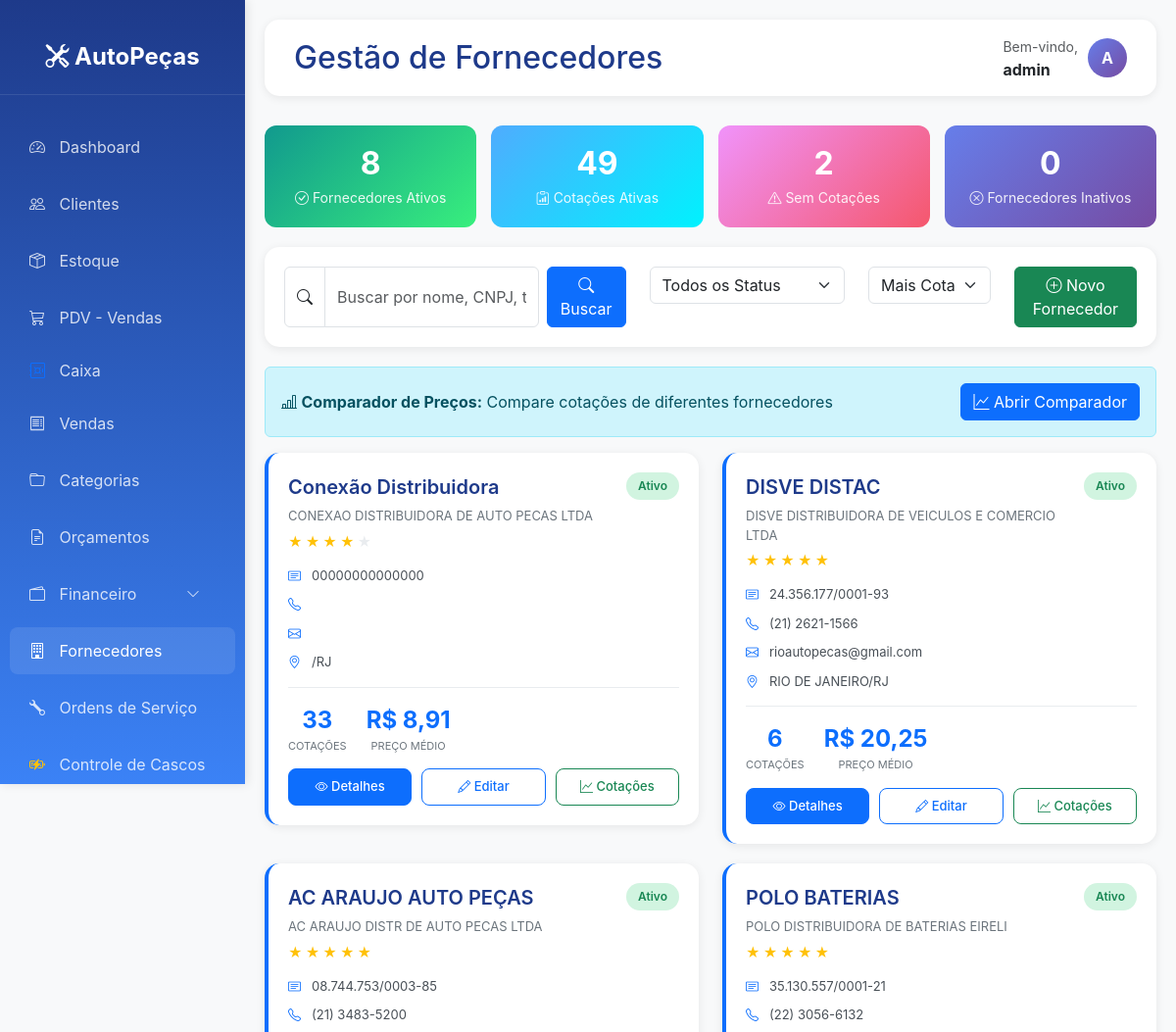
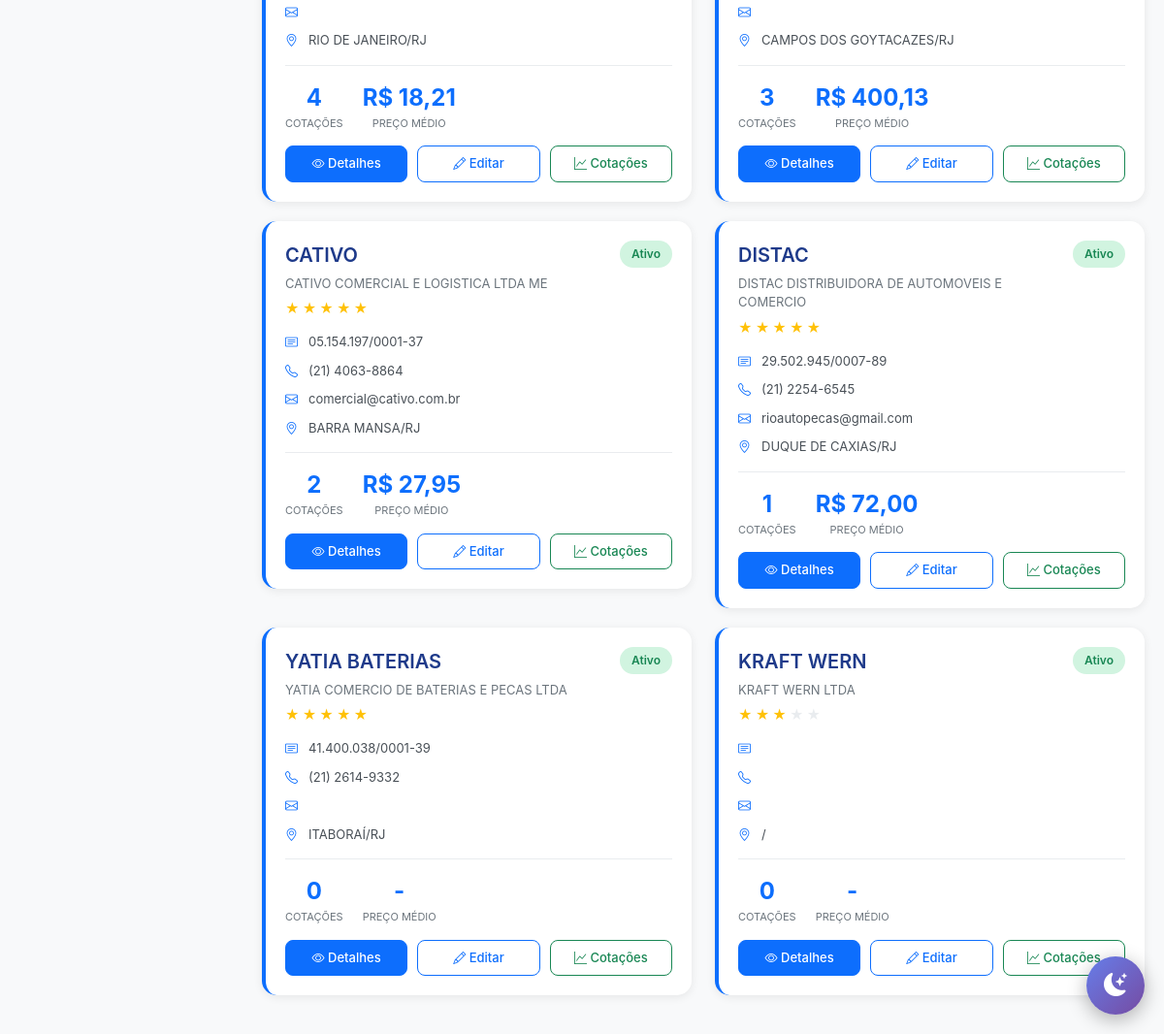
Page /fornecedores/ (signed in) on the committed database (2 pictures, top to bottom).
### estoque/models.py (models this page shows, shortened)
class Fornecedor(models.Model):
    nome_fantasia = models.CharField(max_length=100, verbose_name='Nome Fantasia')
    razao_social = models.CharField(max_length=200, blank=True, null=True, verbose_name='Razão Social')
    cnpj = models.CharField(max_length=18, blank=True, null=True, verbose_name='CNPJ')
    inscricao_estadual = models.CharField(max_length=20, blank=True, null=True, verbose_name='Inscrição Estadual')
    telefone = models.CharField(max_length=20, blank=True, null=True, verbose_name='Telefone')
    celular = models.CharField(max_length=20, blank=True, null=True, verbose_name='Celular')
    email = models.EmailField(blank=True, null=True, verbose_name='Email')
    site = models.URLField(blank=True, null=True, verbose_name='Site')
    contato_principal = models.CharField(max_length=100, blank=True, null=True, verbose_name='Contato Principal')
    cep = models.CharField(max_length=9, blank=True, null=True, verbose_name='CEP')
    logradouro = models.CharField(max_length=200, blank=True, null=True, verbose_name='Logradouro')
    numero = models.CharField(max_length=10, blank=True, null=True, verbose_name='Número')
    complemento = models.CharField(max_length=100, blank=True, null=True, verbose_name='Complemento')
    bairro = models.CharField(max_length=100, blank=True, null=True, verbose_name='Bairro')
    cidade = models.CharField(max_length=100, blank=True, null=True, verbose_name='Cidade')
    estado = models.CharField(max_length=2, blank=True, null=True, verbose_name='Estado')
    FORMA_PAGAMENTO_CHOICES = [
        ('AVISTA', 'À Vista'),
        ('7DD', '7 Dias'),
        ('14DD', '14 Dias'),
        ('21DD', '21 Dias'),
        ('28DD', '28 Dias'),
        ('30DD', '30 Dias'),
        ('60DD', '60 Dias'),
        ('90DD', '90 Dias'),
        ('OUTROS', 'Outros'),
    ]
    forma_pagamento_padrao = models.CharField(
        max_length=10,
        choices=FORMA_PAGAMENTO_CHOICES,
        default='30DD',
        verbose_name='Forma Pagamento Padrão'
    )
    prazo_entrega_dias = models.IntegerField(default=0, verbose_name='Prazo de Entrega (dias)')
    pedido_minimo = models.DecimalField(max_digits=10, decimal_places=2, default=0, verbose_name='Pedido Mínimo')
    frete_gratis_acima = models.DecimalField(
        max_digits=10,
        decimal_places=2,
        default=0,
        blank=True,
        null=True,
        verbose_name='Frete Grátis Acima de'
    )
    banco = models.CharField(max_length=100, blank=True, null=True, verbose_name='Banco')
    agencia = models.CharField(max_length=20, blank=True, null=True, verbose_name='Agência')
    conta = models.CharField(max_length=20, blank=True, null=True, verbose_name='Conta')
    pix = models.CharField(max_length=100, blank=True, null=True, verbose_name='Chave PIX')
    CLASSIFICACAO_CHOICES = [
        (5, '⭐⭐⭐⭐⭐ Excelente'),
        (4, '⭐⭐⭐⭐ Muito Bom'),
        (3, '⭐⭐⭐ Bom'),
        (2, '⭐⭐ Regular'),
        (1, '⭐ Ruim'),
    ]
    classificacao = models.IntegerField(
        choices=CLASSIFICACAO_CHOICES,
        default=3,
        verbose_name='Classificação'
    )
    observacoes = models.TextField(blank=True, null=True, verbose_name='Observações')
    ativo = models.BooleanField(default=True, verbose_name='Ativo')
    data_cadastro = models.DateTimeField(auto_now_add=True, verbose_name='Data de Cadastro')
    data_atualizacao = models.DateTimeField(auto_now=True, verbose_name='Última Atualização')
    class Meta:
        verbose_name = 'Fornecedor'
        verbose_name_plural = 'Fornecedores'
        ordering = ['nome_fantasia']

### core/views.py (the view)
# urls.py: path('fornecedores/', core_views.lista_fornecedores, name='lista_fornecedores'),
@login_required
def lista_fornecedores(request):
    busca = request.GET.get('busca', '')
    filtro_ativo = request.GET.get('ativo', '')
    fornecedores = Fornecedor.objects.annotate(
        total_cotacoes=Count('cotacoes'),
        media_preco=Avg('cotacoes__preco_unitario')
    )
    if busca:
        fornecedores = busca_fuzzy(fornecedores, ['nome_fantasia', 'razao_social', 'cnpj', 'telefone', 'email'], busca)
    if filtro_ativo == 'sim':
        fornecedores = fornecedores.filter(ativo=True)
    elif filtro_ativo == 'nao':
        fornecedores = fornecedores.filter(ativo=False)
    ordem = request.GET.get('ordem', '-total_cotacoes')
    fornecedores = fornecedores.order_by(ordem)
    paginator = Paginator(fornecedores, 12)
    page = request.GET.get('page', 1)
    fornecedores_page = paginator.get_page(page)
    stats = {
        'total_fornecedores': Fornecedor.objects.filter(ativo=True).count(),
        'total_inativos': Fornecedor.objects.filter(ativo=False).count(),
        'total_cotacoes': CotacaoFornecedor.objects.filter(ativo=True).count(),
        'fornecedores_sem_cotacao': Fornecedor.objects.annotate(
            num_cotacoes=Count('cotacoes')
        ).filter(num_cotacoes=0, ativo=True).count(),
    }
    context = {
        'fornecedores': fornecedores_page,
        'stats': stats,
        'busca': busca,
        'filtro_ativo': filtro_ativo,
        'ordem': ordem,
    }
    return render(request, 'fornecedores/lista_fornecedores.html', context)

### templates/fornecedores/lista_fornecedores.html (shortened to what this page needs)
{% extends 'base.html' %}
{% block page_title %}Gestão de Fornecedores{% endblock %}
{% block content %}
<div class="stats-grid">
    <div class="stat-box success">
        <h3>{{ stats.total_fornecedores }}</h3>
        <p><i class="bi bi-check-circle"></i> Fornecedores Ativos</p>
    </div>
    <div class="stat-box info">
        <h3>{{ stats.total_cotacoes }}</h3>
        <p><i class="bi bi-clipboard-data"></i> Cotações Ativas</p>
    </div>
    <div class="stat-box warning">
        <h3>{{ stats.fornecedores_sem_cotacao }}</h3>
        <p><i class="bi bi-exclamation-triangle"></i> Sem Cotações</p>
    </div>
    <div class="stat-box">
        <h3>{{ stats.total_inativos }}</h3>
        <p><i class="bi bi-x-circle"></i> Fornecedores Inativos</p>
    </div>
</div>
<div class="filtros-section">
    <div class="row">
        <div class="col-md-5">
            <form method="GET" class="d-flex gap-2">
                <div class="input-group">
                    <span class="input-group-text bg-white">
                        <i class="bi bi-search"></i>
                    </span>
                    <input type="text"
                           class="form-control"
                           name="busca"
                           value="{{ busca }}"
                           placeholder="Buscar por nome, CNPJ, telefone ou email...">
                </div>
                <button type="submit" class="btn btn-primary">
                    <i class="bi bi-search"></i> Buscar
                </button>
            </form>
        </div>
        <div class="col-md-3">
            <form method="GET">
                <select class="form-select" name="ativo" onchange="this.form.submit()">
                    <option value="">Todos os Status</option>
                </select>
            </form>
        </div>
        <div class="col-md-2">
            <form method="GET">
                <select class="form-select" name="ordem" onchange="this.form.submit()">
                    <option value="-total_cotacoes" {% if ordem == '-total_cotacoes' %}selected{% endif %}>Mais Cotações</option>
                </select>
            </form>
        </div>
        <div class="col-md-2 text-end">
            <a href="{% url 'adicionar_fornecedor' %}" class="btn btn-success w-100">
                <i class="bi bi-plus-circle"></i> Novo Fornecedor
            </a>
        </div>
    </div>
</div>
<div class="alert alert-info d-flex justify-content-between align-items-center">
    <div>
        <i class="bi bi-bar-chart-line"></i>
        <strong>Comparador de Preços:</strong> Compare cotações de diferentes fornecedores
    </div>
    <a href="{% url 'comparador_precos_fornecedores' %}" class="btn btn-primary">
        <i class="bi bi-graph-up"></i> Abrir Comparador
    </a>
</div>
{% if fornecedores %}
<div class="row">
    {% for fornecedor in fornecedores %}
    <div class="col-md-6">
        <div class="fornecedor-card {% if not fornecedor.ativo %}inativo{% endif %}">
            <div class="fornecedor-header">
                <div>
                    <div class="fornecedor-nome">
                        {{ fornecedor.nome_fantasia }}
                    </div>
                    <div class="fornecedor-razao">
                        {{ fornecedor.razao_social }}
                    </div>
                    <div class="classificacao">
                        {% for i in "12345" %}
                            {% if forloop.counter <= fornecedor.classificacao %}
                                <span class="estrela">★</span>
                            {% else %}
                                <span class="estrela vazia">★</span>
                            {% endif %}
                        {% endfor %}
                    </div>
                </div>
                <span class="status-badge {% if fornecedor.ativo %}ativo{% else %}inativo{% endif %}">
                    {% if fornecedor.ativo %}Ativo{% else %}Inativo{% endif %}
                </span>
            </div>
            <div class="fornecedor-info">
                <div class="info-item">
                    <i class="bi bi-card-text"></i>
                    <span>{{ fornecedor.cnpj }}</span>
                </div>
                <div class="info-item">
                    <i class="bi bi-telephone"></i>
                    <span>{{ fornecedor.telefone }}</span>
                </div>
                <div class="info-item">
                    <i class="bi bi-envelope"></i>
                    <span>{{ fornecedor.email|truncatechars:25 }}</span>
                </div>
                <div class="info-item">
                    <i class="bi bi-geo-alt"></i>
                    <span>{{ fornecedor.cidade }}/{{ fornecedor.estado }}</span>
                </div>
            </div>
            <div class="fornecedor-stats">
                <div class="stat-item">
                    <div class="stat-numero">{{ fornecedor.total_cotacoes }}</div>
                    <div class="stat-label">Cotações</div>
                </div>
                <div class="stat-item">
                    <div class="stat-numero">
                        {% if fornecedor.media_preco %}
                            R$ {{ fornecedor.media_preco|floatformat:2 }}
                        {% else %}
                            -
                        {% endif %}
                    </div>
                    <div class="stat-label">Preço Médio</div>
                </div>
            </div>
            <div class="actions-card">
                <a href="{% url 'detalhes_fornecedor' fornecedor.id %}"
                   class="btn btn-primary btn-action">
                    <i class="bi bi-eye"></i> Detalhes
                </a>
                <a href="{% url 'editar_fornecedor' fornecedor.id %}"
                   class="btn btn-outline-primary btn-action">
                    <i class="bi bi-pencil"></i> Editar
                </a>
                <a href="{% url 'comparador_precos_fornecedores' %}?fornecedor={{ fornecedor.id }}"
                   class="btn btn-outline-success btn-action">
                    <i class="bi bi-graph-up"></i> Cotações
                </a>
            </div>
        </div>
    </div>
    {% endfor %}
</div>
{% endif %}
{% endblock %}

### templates/base.html (shortened to what this page needs)
<!DOCTYPE html>
<html lang="pt-BR">
<head>
    <link href="https://cdn.jsdelivr.net/npm/bootstrap@5.3.0/dist/css/bootstrap.min.css" rel="stylesheet">
    <link rel="stylesheet" href="https://cdn.jsdelivr.net/npm/bootstrap-icons@1.10.0/font/bootstrap-icons.css">
</head>
<body>
    <div class="sidebar">
        <div class="logo">
            <i class="bi bi-tools"></i> AutoPeças
        </div>
        <nav class="nav flex-column mt-4">
            <a class="nav-link {% if request.path == '/' %}active{% endif %}" href="{% url 'dashboard' %}">
                <i class="bi bi-speedometer2"></i> Dashboard
            </a>
            <a class="nav-link {% if 'clientes' in request.path %}active{% endif %}" href="{% url 'lista_clientes' %}">
                <i class="bi bi-people"></i> Clientes
            </a>
            <a class="nav-link {% if 'estoque' in request.path %}active{% endif %}" href="{% url 'lista_estoque' %}">
                <i class="bi bi-box-seam"></i> Estoque
            </a>
            <a class="nav-link {% if 'pdv' in request.path %}active{% endif %}" href="{% url 'pdv' %}">
                <i class="bi bi-cart3"></i> PDV - Vendas
            </a>
            <a class="nav-link py-2" href="{% url 'financeiro:dashboard_caixa' %}">
                <i class="bi bi-safe text-primary"></i> Caixa
            </a>
            <a class="nav-link {% if 'vendas' in request.path %}active{% endif %}" href="{% url 'lista_vendas' %}">
                <i class="bi bi-receipt"></i> Vendas
            </a>
            <a class="nav-link" href="{% url 'lista_categorias' %}">
                <i class="bi bi-folder"></i> Categorias
            </a>
            <a class="nav-link" href="{% url 'lista_orcamentos' %}">
                <i class="bi bi-file-earmark-text"></i> Orçamentos
            </a>
            <a class="nav-link d-flex justify-content-between align-items-center {% if 'financeiro' in request.path %}active{% endif %}"
            data-bs-toggle="collapse" href="#menuFinanceiro" role="button"
            aria-expanded="{% if 'financeiro' in request.path %}true{% else %}false{% endif %}">
                <span><i class="bi bi-wallet2"></i> Financeiro</span>
                <i class="bi bi-chevron-down small"></i>
            </a>
            <a class="nav-link {% if 'fornecedores' in request.path %}active{% endif %}" href="{% url 'lista_fornecedores' %}">
                <i class="bi bi-building"></i> Fornecedores
            </a>
            <a class="nav-link {% if 'ordens-servico' in request.path %}active{% endif %}" href="{% url 'lista_ordens_servico' %}">
                <i class="bi bi-wrench"></i> Ordens de Serviço
            </a>
            <a class="nav-link {% if 'cascos' in request.path %}active{% endif %}" href="{% url 'controle_cascos' %}">
                <i class="bi bi-battery-charging text-warning"></i> Controle de Cascos
            </a>
        </nav>
    </div>
    <div class="main-content">
        <div class="topbar">
            <h2>{% block page_title %}Sistema de Gestão{% endblock %}</h2>
            <div class="user-info">
                <div>
                    <small class="text-muted">Bem-vindo,</small><br>
                    <strong>{{ user.username }}</strong>
                </div>
                <div class="user-avatar">
                    {{ user.username|slice:":1"|upper }}
                </div>
            </div>
        </div>
        {% block content %}{% endblock %}
    </div>
    <button class="theme-toggle" id="theme-toggle" title="Alternar tema">
        <i class="bi bi-moon-stars-fill" id="theme-icon"></i>
    </button>
</body>
</html>

### rows in the picture
Fornecedor: nome_fantasia "Conexão Distribuidora", razao_social "CONEXAO DISTRIBUIDORA DE AUTO PECAS LTDA", classificacao 4 (drawn), ativo "Ativo", cnpj "00000000000000", estado "RJ", total_cotacoes "33", media_preco "8,91"
Fornecedor: nome_fantasia "DISVE DISTAC", razao_social "DISVE DISTRIBUIDORA DE VEICULOS E COMERCIO LTDA", classificacao 5 (drawn), ativo "Ativo", cnpj "24.356.177/0001-93", telefone "(21) 2621-1566", email "rioautopecas@gmail.com", cidade "RIO DE JANEIRO", estado "RJ", total_cotacoes "6", media_preco "20,25"
Fornecedor: nome_fantasia "AC ARAUJO AUTO PEÇAS", razao_social "AC ARAUJO DISTR DE AUTO PECAS LTDA", classificacao 5 (drawn), ativo "Ativo", cnpj "08.744.753/0003-85", telefone "(21) 3483-5200", cidade "RIO DE JANEIRO", estado "RJ", total_cotacoes "4", media_preco "18,21"
Fornecedor: nome_fantasia "POLO BATERIAS", razao_social "POLO DISTRIBUIDORA DE BATERIAS EIRELI", classificacao 5 (drawn), ativo "Ativo", cnpj "35.130.557/0001-21", telefone "(22) 3056-6132", cidade "CAMPOS DOS GOYTACAZES", estado "RJ", total_cotacoes "3", media_preco "400,13"
Fornecedor: nome_fantasia "CATIVO", razao_social "CATIVO COMERCIAL E LOGISTICA LTDA ME", classificacao 5 (drawn), ativo "Ativo", cnpj "05.154.197/0001-37", telefone "(21) 4063-8864", email "comercial@cativo.com.br", cidade "BARRA MANSA", estado "RJ", total_cotacoes "2", media_preco "27,95"
Fornecedor: nome_fantasia "DISTAC", razao_social "DISTAC DISTRIBUIDORA DE AUTOMOVEIS E COMERCIO", classificacao 5 (drawn), ativo "Ativo", cnpj "29.502.945/0007-89", telefone "(21) 2254-6545", email "rioautopecas@gmail.com", cidade "DUQUE DE CAXIAS", estado "RJ", total_cotacoes "1", media_preco "72,00"
Fornecedor: nome_fantasia "YATIA BATERIAS", razao_social "YATIA COMERCIO DE BATERIAS E PECAS LTDA", classificacao 5 (drawn), ativo "Ativo", cnpj "41.400.038/0001-39", telefone "(21) 2614-9332", cidade "ITABORAÍ", estado "RJ", total_cotacoes "0"
Fornecedor: nome_fantasia "KRAFT WERN", razao_social "KRAFT WERN LTDA", classificacao 3 (drawn), ativo "Ativo", total_cotacoes "0"

### other values in the picture
{{ user.username }} "admin"
{{ user.username|slice:":1"|upper }} "A"
{{ stats.total_fornecedores }} "8"
{{ stats.total_cotacoes }} "49"
{{ stats.fornecedores_sem_cotacao }} "2"
{{ stats.total_inativos }} "0"
